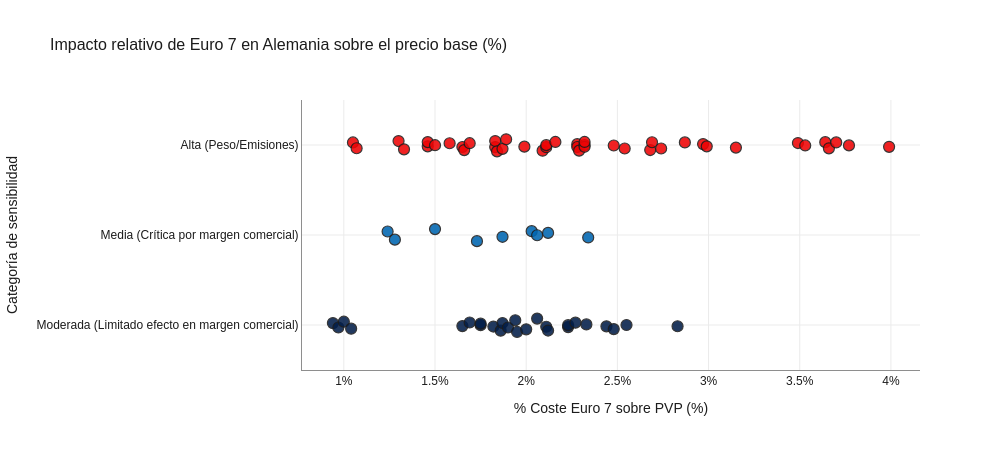

Notebook code cell kept with this figure:
### Code cell
import plotly.express as px

#Calcular el impacto relativo (%)
df['impacto_relativo_alemania_%'] = (
    (df['CosteEuro7_Est'] / df['Alemania']) * 100
).round(2)

#Usar px.strip en lugar de px.scatter para poder separar puntos por categoría
fig = px.strip(
    df,
    x='impacto_relativo_alemania_%',
    y='Sensibilidad_Euro7',
    color='Sensibilidad_Euro7',
    hover_name='Modelo',
    title='Impacto relativo de Euro 7 en Alemania sobre el precio base (%)',
    labels={
        'impacto_relativo_alemania_%': '% Coste Euro 7 sobre PVP (%)',
        'Sensibilidad_Euro7': 'Categoría de sensibilidad',
    },
    color_discrete_map={
        'Alta (Peso/Emisiones)': '#EE0405',  # Rojo BMW M
        'Media (Crítica por margen comercial)': '#0066B1',  # Azul BMW principal
        'Moderada (Limitado efecto en margen comercial)': '#031E49',  # Azul marino BMW M
    },
    category_orders={
        'Sensibilidad_Euro7': [
            'Alta (Peso/Emisiones)',
            'Media (Crítica por margen comercial)',
            'Moderada (Limitado efecto en margen comercial)',
        ]
    },
    template='plotly_white',
)

#Puntos con borde Negro Carbón BMW (#1C1C1C) y dispersión controlada
fig.update_traces(
    marker=dict(
        size=11, opacity=0.88, line=dict(width=1.2, color='#1C1C1C')
    ),
    jitter=0.35,
    hovertemplate='<b>%{hovertext}</b><br>Impacto relativo: %{x:.2f}%<extra></extra>',
)

#Diseño limpio unificado con el cuaderno
fig.update_layout(
    width=1000,
    height=450,
    showlegend=False,
    font=dict(family='Arial, sans-serif', color='#1C1C1C'),
    title=dict(font=dict(size=16, color='#1C1C1C')),
    xaxis=dict(
        ticksuffix='%',
        gridcolor='#EBEBEB',
        linecolor='#8E8E8E',
        showline=True,
        zeroline=False,
    ),
    yaxis=dict(
        gridcolor='#EBEBEB',
        linecolor='#8E8E8E',
        showline=True,
    ),
)

fig.show()

### Figure 1 — Plotly figure (JSON) as saved in the notebook; plotly's stock layout.template omitted (floating-point values rounded to 4 significant figures)
{"data": [{"alignmentgroup": "True", "boxpoints": "all", "fillcolor": "rgba(255,255,255,0)", "hoveron": "points", "hovertemplate": "<b>%{hovertext}</b><br>Impacto relativo: %{x:.2f}%<extra></extra>", "hovertext": ["X1 sDrive 20i", "X1 sDrive 20d", "X2 sDrive 20i", "X2 sDrive 18d", "X3 xDrive 20i", "X3 xDrive 20d", "X5 xDrive 40i", "X5 xDrive 30d", "X6 xDrive 40i M Sport", "X6 xDrive 30d M Sport", "X7 xDrive 4i", "X7 xDrive 40d", "iX1 eDrive 20", "iX2 eDrive 20", "iX3 xDrive 50", "iX xDrive 45", "X1 xDrive 25e", "X3 xDrive 30e", "X5 xDrive 50e", "Serie 1 M135 xDrive", "Serie 2 Gran Coupe M235i xDrive", "M2", "M3", "M3 Touring", "Serie 3 M340i xDrive", "Serie 3 Touring M340i xDrive", "Serie 3 M340d xDrive", "Serie 3 Touring M340d xDrive", "M4 Coupe", "Serie 4 M440i xDrive", "Serie 4 M440d xDrive", "M4 Cabrio", "Serie 4 Cabrio M440i xDrive", "Serie 4 Cabrio M440d xDrive", "X1 M35i xDrive", "X2 M35i xDrive", "X3 M50i xDrive", "X5 M", "X5 M60i xDrive", "X6 M", "X6 M60i xDrive", "X7 M60i xDrive", "XM"], "jitter": 0.35, "legendgroup": "Alta (Peso/Emisiones)", "line": {"color": "rgba(255,255,255,0)"}, "marker": {"color": "#EE0405", "line": {"color": "#1C1C1C", "width": 1.2}, "opacity": 0.88, "size": 11}, "name": "Alta (Peso/Emisiones)", "offsetgroup": "Alta (Peso/Emisiones)", "orientation": "h", "pointpos": 0, "showlegend": true, "type": "box", "x": [3.99, 3.77, 3.7, 3.66, 2.99, 2.87, 1.89, 1.83, 1.46, 1.99, 1.69, 1.66, 3.64, 3.53, 2.54, 2.16, 3.49, 2.69, 1.84, 3.15, 2.97, 2.32, 1.87, 1.65, 2.48, 2.28, 2.32, 2.28, 1.83, 2.32, 2.29, 1.58, 2.11, 2.09, 2.74, 2.68, 2.11, 1.07, 1.5, 1.05, 1.46, 1.3, 1.33], "x0": " ", "xaxis": "x", "y": ["Alta (Peso/Emisiones)", "Alta (Peso/Emisiones)", "Alta (Peso/Emisiones)", "Alta (Peso/Emisiones)", "Alta (Peso/Emisiones)", "Alta (Peso/Emisiones)", "Alta (Peso/Emisiones)", "Alta (Peso/Emisiones)", "Alta (Peso/Emisiones)", "Alta (Peso/Emisiones)", "Alta (Peso/Emisiones)", "Alta (Peso/Emisiones)", "Alta (Peso/Emisiones)", "Alta (Peso/Emisiones)", "Alta (Peso/Emisiones)", "Alta (Peso/Emisiones)", "Alta (Peso/Emisiones)", "Alta (Peso/Emisiones)", "Alta (Peso/Emisiones)", "Alta (Peso/Emisiones)", "Alta (Peso/Emisiones)", "Alta (Peso/Emisiones)", "Alta (Peso/Emisiones)", "Alta (Peso/Emisiones)", "Alta (Peso/Emisiones)", "Alta (Peso/Emisiones)", "Alta (Peso/Emisiones)", "Alta (Peso/Emisiones)", "Alta (Peso/Emisiones)", "Alta (Peso/Emisiones)", "Alta (Peso/Emisiones)", "Alta (Peso/Emisiones)", "Alta (Peso/Emisiones)", "Alta (Peso/Emisiones)", "Alta (Peso/Emisiones)", "Alta (Peso/Emisiones)", "Alta (Peso/Emisiones)", "Alta (Peso/Emisiones)", "Alta (Peso/Emisiones)", "Alta (Peso/Emisiones)", "Alta (Peso/Emisiones)", "Alta (Peso/Emisiones)", "Alta (Peso/Emisiones)"], "y0": " ", "yaxis": "y"}, {"alignmentgroup": "True", "boxpoints": "all", "fillcolor": "rgba(255,255,255,0)", "hoveron": "points", "hovertemplate": "<b>%{hovertext}</b><br>Impacto relativo: %{x:.2f}%<extra></extra>", "hovertext": ["Serie 1  116i", "Serie 1  118d", "Serie 2 Coupe  218i", "Serie 2 coupe  220d", "Serie 2 Gran Coupe 218i", "Serie 2 Gran Coupe  220d", "Serie 5 520d", "Serie 2 Active Tourer 218i", "Serie 5 Touring 520d"], "jitter": 0.35, "legendgroup": "Media (Crítica por margen comercial)", "line": {"color": "rgba(255,255,255,0)"}, "marker": {"color": "#0066B1", "line": {"color": "#1C1C1C", "width": 1.2}, "opacity": 0.88, "size": 11}, "name": "Media (Crítica por margen comercial)", "offsetgroup": "Media (Crítica por margen comercial)", "orientation": "h", "pointpos": 0, "showlegend": true, "type": "box", "x": [2.34, 2.03, 1.73, 1.5, 2.12, 1.87, 1.28, 2.06, 1.24], "x0": " ", "xaxis": "x", "y": ["Media (Crítica por margen comercial)", "Media (Crítica por margen comercial)", "Media (Crítica por margen comercial)", "Media (Crítica por margen comercial)", "Media (Crítica por margen comercial)", "Media (Crítica por margen comercial)", "Media (Crítica por margen comercial)", "Media (Crítica por margen comercial)", "Media (Crítica por margen comercial)"], "y0": " ", "yaxis": "y"}, {"alignmentgroup": "True", "boxpoints": "all", "fillcolor": "rgba(255,255,255,0)", "hoveron": "points", "hovertemplate": "<b>%{hovertext}</b><br>Impacto relativo: %{x:.2f}%<extra></extra>", "hovertext": ["Serie 4 coupe 420i", "Serie 4 coupe 420d", "Serie 4 Gran Coupe 420i", "Serie 4 Gran Coupe 420d", "Serie 3 320i", "Serie 3 318d", "Serie 5 520i", "Serie 7 730i", "Serie 7 740d", "Serie 2 active Tourer 218d", "Serie 3 Touring 320i", "Serie 3 Touring 318d", "Serie 5 Touring 520i", "Serie 4 Cabrio 420i", "Serie 4 Cabrio 420d", "Z4 sDrive", "I4 Gran Coupe eDrive 35", "i5 eDrive 40", "i5 Touring eDrive 40", "i7 eDrive 50", "Serie 2 Active Tourer 225e", "Serie 3 330e", "Serie 3 Touring 330e", "Serie 5 530e", "Serie 5 Touring 530e", "Serie 7 750e"], "jitter": 0.35, "legendgroup": "Moderada (Limitado efecto en margen comercial)", "line": {"color": "rgba(255,255,255,0)"}, "marker": {"color": "#031E49", "line": {"color": "#1C1C1C", "width": 1.2}, "opacity": 0.88, "size": 11}, "name": "Moderada (Limitado efecto en margen comercial)", "offsetgroup": "Moderada (Limitado efecto en margen comercial)", "orientation": "h", "pointpos": 0, "showlegend": true, "type": "box", "x": [2.23, 2.12, 2.23, 2.11, 2.55, 2.33, 2.0, 0.97, 1.0, 2.83, 2.48, 2.27, 1.94, 1.95, 1.87, 1.82, 2.06, 1.69, 1.65, 1.04, 2.44, 1.9, 1.86, 1.75, 1.75, 0.94], "x0": " ", "xaxis": "x", "y": ["Moderada (Limitado efecto en margen comercial)", "Moderada (Limitado efecto en margen comercial)", "Moderada (Limitado efecto en margen comercial)", "Moderada (Limitado efecto en margen comercial)", "Moderada (Limitado efecto en margen comercial)", "Moderada (Limitado efecto en margen comercial)", "Moderada (Limitado efecto en margen comercial)", "Moderada (Limitado efecto en margen comercial)", "Moderada (Limitado efecto en margen comercial)", "Moderada (Limitado efecto en margen comercial)", "Moderada (Limitado efecto en margen comercial)", "Moderada (Limitado efecto en margen comercial)", "Moderada (Limitado efecto en margen comercial)", "Moderada (Limitado efecto en margen comercial)", "Moderada (Limitado efecto en margen comercial)", "Moderada (Limitado efecto en margen comercial)", "Moderada (Limitado efecto en margen comercial)", "Moderada (Limitado efecto en margen comercial)", "Moderada (Limitado efecto en margen comercial)", "Moderada (Limitado efecto en margen comercial)", "Moderada (Limitado efecto en margen comercial)", "Moderada (Limitado efecto en margen comercial)", "Moderada (Limitado efecto en margen comercial)", "Moderada (Limitado efecto en margen comercial)", "Moderada (Limitado efecto en margen comercial)", "Moderada (Limitado efecto en margen comercial)"], "y0": " ", "yaxis": "y"}], "layout": {"boxmode": "overlay", "font": {"color": "#1C1C1C", "family": "Arial, sans-serif"}, "height": 450, "legend": {"title": {"text": "Categoría de sensibilidad"}, "tracegroupgap": 0}, "showlegend": false, "title": {"font": {"color": "#1C1C1C", "size": 16}, "text": "Impacto relativo de Euro 7 en Alemania sobre el precio base (%)"}, "width": 1000, "xaxis": {"anchor": "y", "domain": [0, 1], "gridcolor": "#EBEBEB", "linecolor": "#8E8E8E", "showline": true, "ticksuffix": "%", "title": {"text": "% Coste Euro 7 sobre PVP (%)"}, "zeroline": false}, "yaxis": {"anchor": "x", "categoryarray": ["Moderada (Limitado efecto en margen comercial)", "Media (Crítica por margen comercial)", "Alta (Peso/Emisiones)"], "categoryorder": "array", "domain": [0, 1], "gridcolor": "#EBEBEB", "linecolor": "#8E8E8E", "showline": true, "title": {"text": "Categoría de sensibilidad"}}}}
